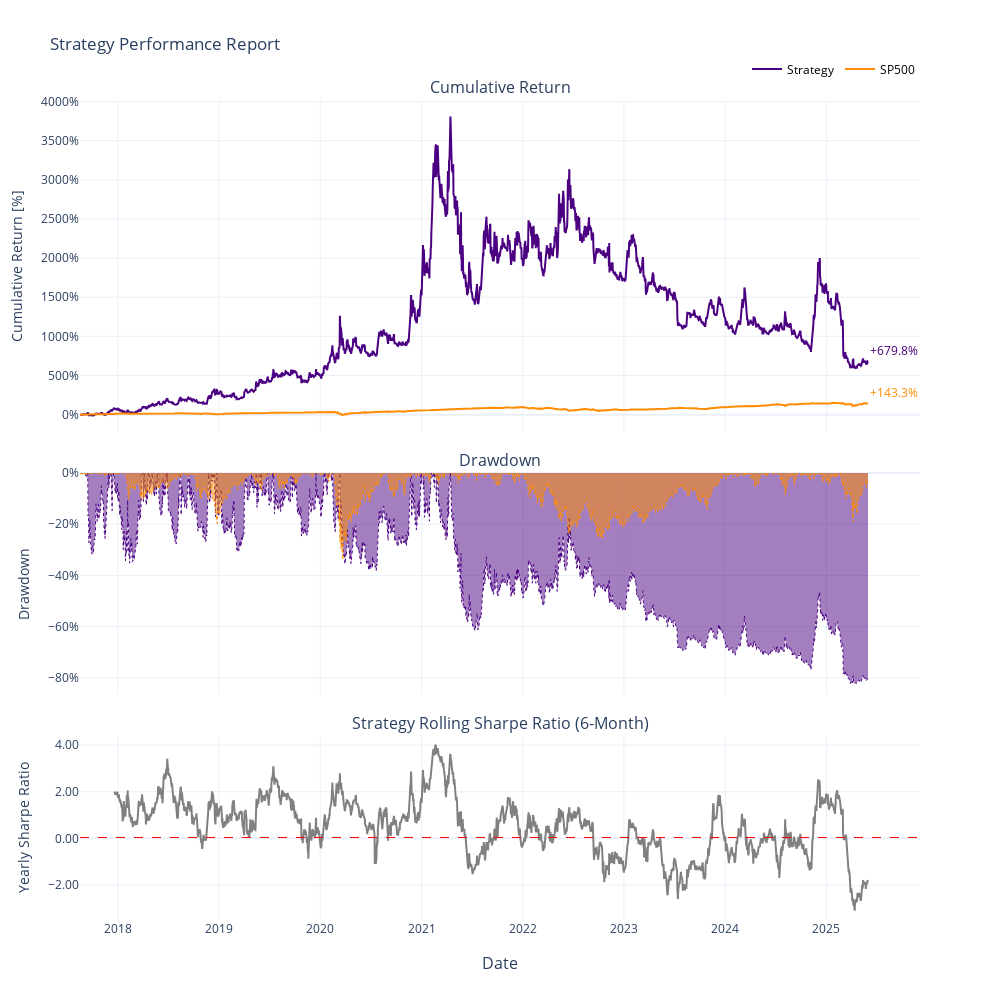

Source (notebook cell):
### Markdown cell above
### Results Visualization

### Code cell
report.plot()

### Figure 1 — Plotly figure (JSON) as saved in the notebook; plotly's stock layout.template omitted (floating-point values rounded to 4 significant figures; data arrays with more than 128 entries replaced by an {"elided": "..."} marker saying what was removed)
{"data": [{"line": {"color": "indigo", "width": 2}, "mode": "lines", "name": "Strategy", "type": "scatter", "x": {"elided": "2845 str values"}, "xaxis": "x", "y": {"elided": "2845 float values"}, "yaxis": "y"}, {"line": {"color": "darkorange", "width": 2}, "mode": "lines", "name": "SP500", "type": "scatter", "x": {"elided": "2845 str values"}, "xaxis": "x", "y": {"elided": "2845 float values"}, "yaxis": "y"}, {"fill": "tozeroy", "line": {"color": "indigo", "dash": "dot", "width": 1}, "mode": "lines", "name": "Strategy Drawdown", "opacity": 0.2, "showlegend": false, "type": "scatter", "x": {"elided": "2845 str values"}, "xaxis": "x2", "y": {"elided": "2845 float values"}, "yaxis": "y2"}, {"fill": "tozeroy", "line": {"color": "darkorange", "dash": "dot", "width": 1}, "mode": "lines", "name": "SP500 Drawdown", "opacity": 0.2, "showlegend": false, "type": "scatter", "x": {"elided": "2845 str values"}, "xaxis": "x2", "y": {"elided": "2845 float values"}, "yaxis": "y2"}, {"line": {"color": "grey", "width": 2}, "mode": "lines", "name": "Strategy 1y Sharpe", "showlegend": false, "type": "scatter", "x": {"elided": "2720 str values"}, "xaxis": "x3", "y": {"elided": "2720 float values"}, "yaxis": "y3"}], "layout": {"annotations": [{"font": {"size": 16}, "showarrow": false, "text": "Cumulative Return", "x": 0.5, "xanchor": "center", "xref": "paper", "y": 1, "yanchor": "bottom", "yref": "paper"}, {"font": {"size": 16}, "showarrow": false, "text": "Drawdown", "x": 0.5, "xanchor": "center", "xref": "paper", "y": 0.545, "yanchor": "bottom", "yref": "paper"}, {"font": {"size": 16}, "showarrow": false, "text": "Strategy Rolling Sharpe Ratio (6-Month)", "x": 0.5, "xanchor": "center", "xref": "paper", "y": 0.225, "yanchor": "bottom", "yref": "paper"}, {"font": {"size": 16}, "showarrow": false, "text": "Date", "x": 0.5, "xanchor": "center", "xref": "paper", "y": 0, "yanchor": "top", "yref": "paper", "yshift": -30}, {"font": {"color": "indigo", "size": 12}, "showarrow": false, "text": "+679.8%", "x": "2025-05-31T00:00:00", "xanchor": "left", "xref": "x", "y": 6.798, "yanchor": "bottom", "yref": "y"}, {"font": {"color": "darkorange", "size": 12}, "showarrow": false, "text": "+143.3%", "x": "2025-05-31T00:00:00", "xanchor": "left", "xref": "x", "y": 1.433, "yanchor": "bottom", "yref": "y"}], "height": 1000, "hovermode": "x unified", "legend": {"font": {"color": "black", "size": 12}, "orientation": "h", "x": 1, "xanchor": "right", "y": 1.02, "yanchor": "bottom"}, "shapes": [{"line": {"color": "red", "dash": "dash", "width": 1}, "type": "line", "x0": 0, "x1": 1, "xref": "x3 domain", "y0": 0.03802, "y1": 0.03802, "yref": "y3"}], "title": {"text": "Strategy Performance Report"}, "width": 1000, "xaxis": {"anchor": "y", "domain": [0, 1], "matches": "x3", "showticklabels": false}, "xaxis2": {"anchor": "y2", "domain": [0, 1], "matches": "x3", "showticklabels": false}, "xaxis3": {"anchor": "y3", "domain": [0, 1]}, "yaxis": {"anchor": "x", "domain": [0.595, 1], "tickformat": ".0%", "title": {"text": "Cumulative Return [%]"}}, "yaxis2": {"anchor": "x2", "domain": [0.275, 0.545], "tickformat": ".0%", "title": {"text": "Drawdown"}}, "yaxis3": {"anchor": "x3", "domain": [0, 0.225], "tickformat": ".2f", "title": {"text": "Yearly Sharpe Ratio"}}}}
